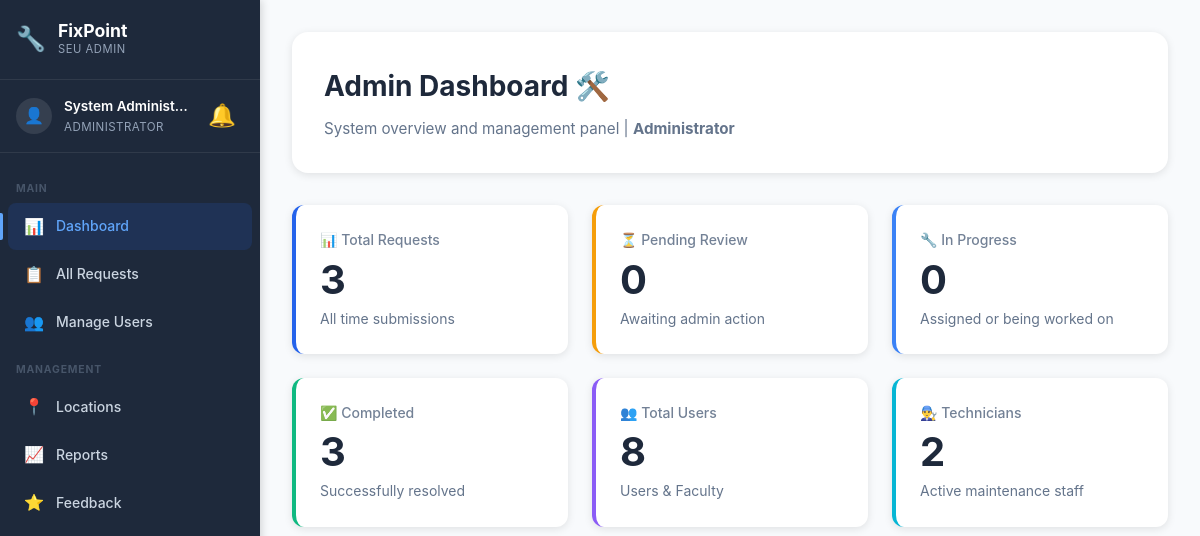
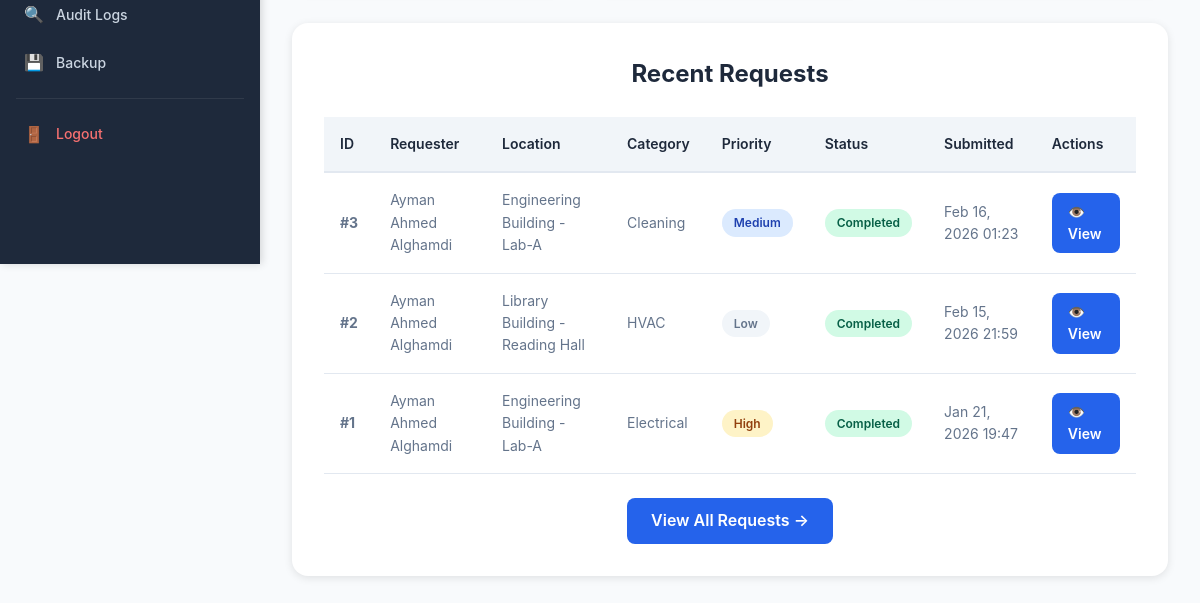
Page /admin/dashboard.php (signed in) on the earlier database version (2 pictures, top to bottom).
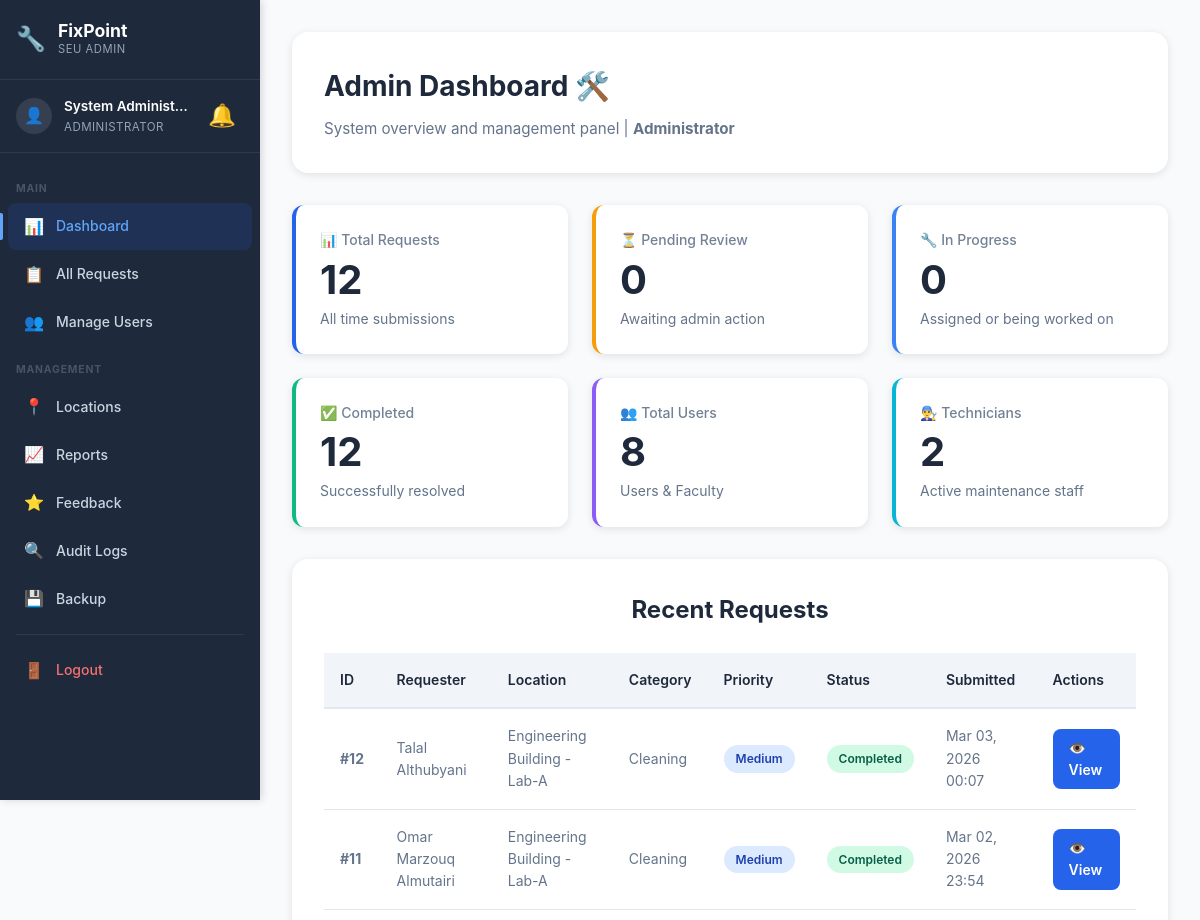
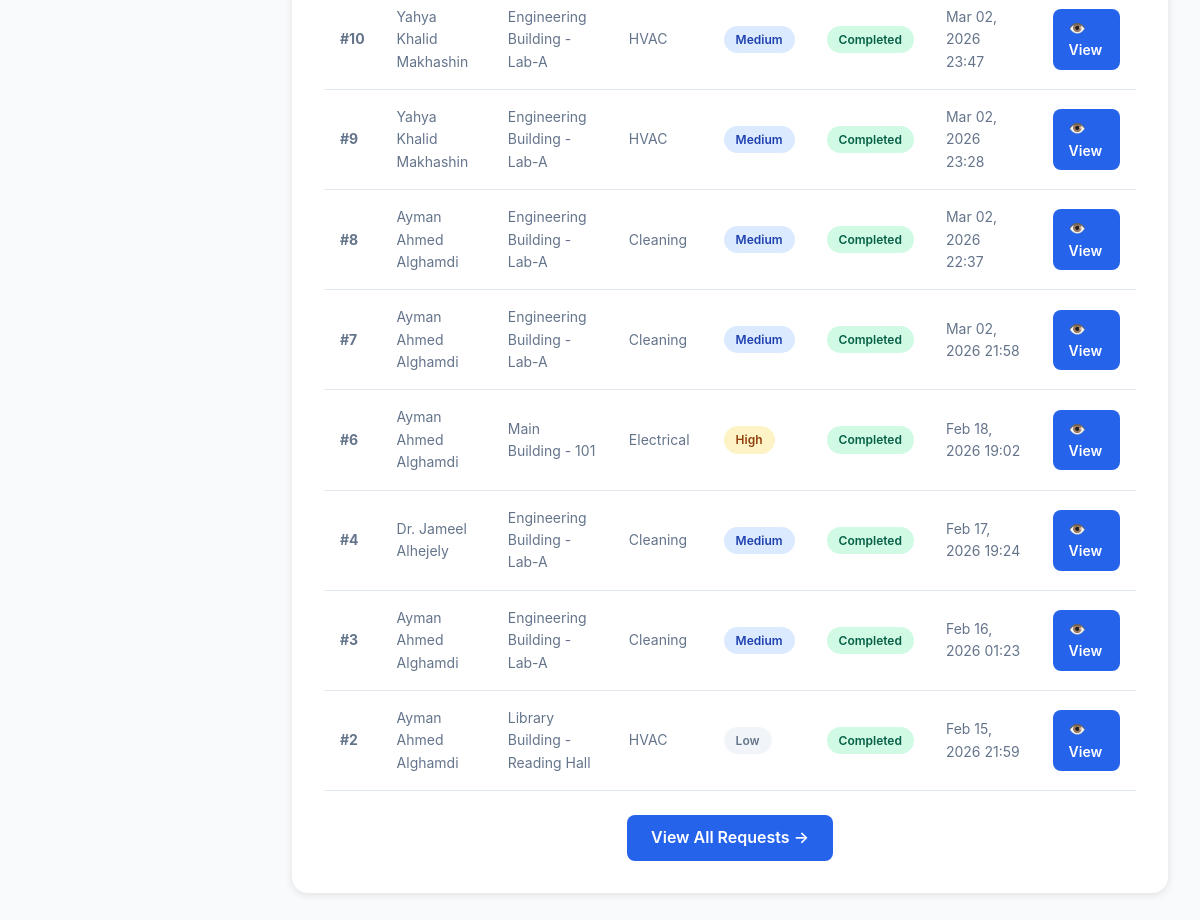
Same page on the later database version (2 pictures, top to bottom).
### tables this page shows
CREATE TABLE `maintenancerequest` (
  `RequestID` int(11) NOT NULL,
  `UserID` int(11) NOT NULL,
  `LocationID` int(11) NOT NULL,
  `CategoryID` int(11) NOT NULL,
  `PriorityID` int(11) NOT NULL,
  `StatusID` int(11) NOT NULL DEFAULT 1,
  `Title` varchar(200) NOT NULL,
  `Description` text NOT NULL,
  `SubmittedAt` timestamp NOT NULL DEFAULT current_timestamp(),
  `UpdatedAt` timestamp NOT NULL DEFAULT current_timestamp() ON UPDATE current_timestamp(),
  `CompletedAt` timestamp NULL DEFAULT NULL
);

CREATE TABLE `user` (
  `UserID` int(11) NOT NULL,
  `RoleID` int(11) NOT NULL,
  `Name` varchar(100) NOT NULL,
  `Email` varchar(100) NOT NULL,
  `Password` varchar(255) NOT NULL,
  `Phone` varchar(20) DEFAULT NULL,
  `MaxRequestsPerWeek` int(11) DEFAULT 2,
  `CreatedAt` timestamp NOT NULL DEFAULT current_timestamp(),
  `LastResetAt` datetime DEFAULT NULL
);

CREATE TABLE `location` (
  `LocationID` int(11) NOT NULL,
  `BuildingName` varchar(100) NOT NULL,
  `FloorNumber` varchar(20) DEFAULT NULL,
  `RoomNumber` varchar(50) DEFAULT NULL,
  `Description` text DEFAULT NULL
);

CREATE TABLE `category` (
  `CategoryID` int(11) NOT NULL,
  `CategoryName` varchar(100) NOT NULL,
  `Description` text DEFAULT NULL
);

CREATE TABLE `priority` (
  `PriorityID` int(11) NOT NULL,
  `PriorityLevel` varchar(50) NOT NULL,
  `Description` text DEFAULT NULL
);

CREATE TABLE `status` (
  `StatusID` int(11) NOT NULL,
  `StatusName` varchar(50) NOT NULL,
  `Description` text DEFAULT NULL
);

### config/helpers.php (called while the page is built, shortened)
<?php
function formatDate($date, $format = 'M d, Y H:i') {
    return date($format, strtotime($date));
}
function e($string) {
    return htmlspecialchars($string, ENT_QUOTES, 'UTF-8');
}
function getStatusBadgeClass($status_name) {
    $classes = [
        'Pending'     => 'status-pending',
        'Reviewed'    => 'status-reviewed',
        'Assigned'    => 'status-assigned',
        'In Progress' => 'status-in-progress',
        'Completed'   => 'status-completed',
        'Cancelled'   => 'status-cancelled'
    ];
    return $classes[$status_name] ?? 'status-default';
}
function getPriorityBadgeClass($priority_level) {
    $classes = [
        'Low'      => 'priority-low',
        'Medium'   => 'priority-medium',
        'High'     => 'priority-high',
        'Critical' => 'priority-critical'
    ];
    return $classes[$priority_level] ?? 'priority-default';
}
?>

### admin/dashboard.php (the view, shortened to what the changed rows need)
<?php
require_once __DIR__ . '/../config/database.php';
require_once __DIR__ . '/../config/helpers.php';
$stats = [];
$sql = "SELECT COUNT(*) as total FROM maintenancerequest";
$stats['total'] = $conn->query($sql)->fetch_assoc()['total'];
$sql = "SELECT COUNT(*) as count FROM maintenancerequest WHERE StatusID = 1";
$stats['pending'] = $conn->query($sql)->fetch_assoc()['count'];
$sql = "SELECT COUNT(*) as count FROM maintenancerequest WHERE StatusID IN (3, 4)";
$stats['in_progress'] = $conn->query($sql)->fetch_assoc()['count'];
$sql = "SELECT COUNT(*) as count FROM maintenancerequest WHERE StatusID = 5";
$stats['completed'] = $conn->query($sql)->fetch_assoc()['count'];
$sql = "SELECT COUNT(*) as count FROM user WHERE RoleID IN (3, 4)";
$stats['users'] = $conn->query($sql)->fetch_assoc()['count'];
$sql = "SELECT COUNT(*) as count FROM user WHERE RoleID = 2";
$stats['technicians'] = $conn->query($sql)->fetch_assoc()['count'];
$sql = "SELECT mr.RequestID, mr.Title, mr.Description, mr.SubmittedAt,
            u.Name as RequesterName, l.BuildingName, l.RoomNumber,
            c.CategoryName, p.PriorityLevel, s.StatusName
        FROM maintenancerequest mr
        JOIN user u ON mr.UserID = u.UserID
        JOIN location l ON mr.LocationID = l.LocationID
        JOIN category c ON mr.CategoryID = c.CategoryID
        JOIN priority p ON mr.PriorityID = p.PriorityID
        JOIN status s ON mr.StatusID = s.StatusID
        ORDER BY mr.SubmittedAt DESC LIMIT 10";
$recent_requests = $conn->query($sql)->fetch_all(MYSQLI_ASSOC);
?>
<!DOCTYPE html>
<html lang="en">
<head>
    <link rel="stylesheet" href="../assets/css/style.css">
    <link rel="stylesheet" href="../assets/css/dashboard.css">
    <link rel="stylesheet" href="../assets/css/sidebar.css">
</head>
<body class="has-sidebar">
    <div class="main-content">
        <div class="dashboard-container">
            <div class="dashboard-header">
                <h1 class="welcome-text">Admin Dashboard 🛠️</h1>
            </div>
            <div class="stats-grid">
                <div class="stat-card">
                    <div class="stat-label">📊 Total Requests</div>
                    <div class="stat-value"><?php echo $stats['total']; ?></div>
                    <div class="stat-info">All time submissions</div>
                </div>
                <div class="stat-card success">
                    <div class="stat-label">✅ Completed</div>
                    <div class="stat-value"><?php echo $stats['completed']; ?></div>
                    <div class="stat-info">Successfully resolved</div>
                </div>
            </div>
            <div class="requests-section">
                <h2 class="section-title">Recent Requests</h2>
                <?php if (count($recent_requests) > 0): ?>
                <div style="overflow-x: auto;">
                    <table class="requests-table">
                        <thead>
                            <tr><th>ID</th><th>Requester</th><th>Location</th><th>Category</th><th>Priority</th><th>Status</th><th>Submitted</th><th>Actions</th></tr>
                        </thead>
                        <tbody>
                            <?php foreach ($recent_requests as $req): ?>
                            <tr>
                                <td><strong>#<?php echo $req['RequestID']; ?></strong></td>
                                <td><?php echo e($req['RequesterName']); ?></td>
                                <td><?php echo e($req['BuildingName'] . ' - ' . $req['RoomNumber']); ?></td>
                                <td><?php echo e($req['CategoryName']); ?></td>
                                <td><span class="priority-badge <?php echo getPriorityBadgeClass($req['PriorityLevel']); ?>"><?php echo e($req['PriorityLevel']); ?></span></td>
                                <td><span class="status-badge <?php echo getStatusBadgeClass($req['StatusName']); ?>"><?php echo e($req['StatusName']); ?></span></td>
                                <td><?php echo formatDate($req['SubmittedAt'], 'M d, Y H:i'); ?></td>
                                <td><a href="request-details.php?id=<?php echo $req['RequestID']; ?>" class="btn btn-primary" style="padding:0.5rem 1rem;font-size:0.875rem;">👁️ View</a></td>
                            </tr>
                            <?php endforeach; ?>
                        </tbody>
                    </table>
                </div>
                <?php endif; ?>
            </div>
        </div>
    </div>
</body>
</html>

Differences in the rows shown:
no longer on this page (row unchanged): maintenancerequest: RequestID "1", UserID.Name "Ayman Ahmed Alghamdi", LocationID.RoomNumber "Engineering Building - Lab-A", CategoryID.CategoryName "Electrical", PriorityID.PriorityLevel "High", StatusID.StatusName "Completed", SubmittedAt "Jan 21, 2026 19:47"
added maintenancerequest: RequestID "12", UserID.Name "Talal Althubyani", LocationID.RoomNumber "Engineering Building - Lab-A", CategoryID.CategoryName "Cleaning", PriorityID.PriorityLevel "Medium", StatusID.StatusName "Completed", SubmittedAt "Mar 03, 2026 00:07"
added maintenancerequest: RequestID "11", UserID.Name "Omar Marzouq Almutairi", LocationID.RoomNumber "Engineering Building - Lab-A", CategoryID.CategoryName "Cleaning", PriorityID.PriorityLevel "Medium", StatusID.StatusName "Completed", SubmittedAt "Mar 02, 2026 23:54"
added maintenancerequest: RequestID "10", UserID.Name "Yahya Khalid Makhashin", LocationID.RoomNumber "Engineering Building - Lab-A", CategoryID.CategoryName "HVAC", PriorityID.PriorityLevel "Medium", StatusID.StatusName "Completed", SubmittedAt "Mar 02, 2026 23:47"
added maintenancerequest: RequestID "9", UserID.Name "Yahya Khalid Makhashin", LocationID.RoomNumber "Engineering Building - Lab-A", CategoryID.CategoryName "HVAC", PriorityID.PriorityLevel "Medium", StatusID.StatusName "Completed", SubmittedAt "Mar 02, 2026 23:28"
added maintenancerequest: RequestID "8", UserID.Name "Ayman Ahmed Alghamdi", LocationID.RoomNumber "Engineering Building - Lab-A", CategoryID.CategoryName "Cleaning", PriorityID.PriorityLevel "Medium", StatusID.StatusName "Completed", SubmittedAt "Mar 02, 2026 22:37"
added maintenancerequest: RequestID "7", UserID.Name "Ayman Ahmed Alghamdi", LocationID.RoomNumber "Engineering Building - Lab-A", CategoryID.CategoryName "Cleaning", PriorityID.PriorityLevel "Medium", StatusID.StatusName "Completed", SubmittedAt "Mar 02, 2026 21:58"
added maintenancerequest: RequestID "6", UserID.Name "Ayman Ahmed Alghamdi", LocationID.RoomNumber "Main Building - 101", CategoryID.CategoryName "Electrical", PriorityID.PriorityLevel "High", StatusID.StatusName "Completed", SubmittedAt "Feb 18, 2026 19:02"
added maintenancerequest: RequestID "4", UserID.Name "Dr. Jameel Alhejely", LocationID.RoomNumber "Engineering Building - Lab-A", CategoryID.CategoryName "Cleaning", PriorityID.PriorityLevel "Medium", StatusID.StatusName "Completed", SubmittedAt "Feb 17, 2026 19:24"
Other differences:
$stats['total']: "3" → "12"
$stats['completed']: "3" → "12"
